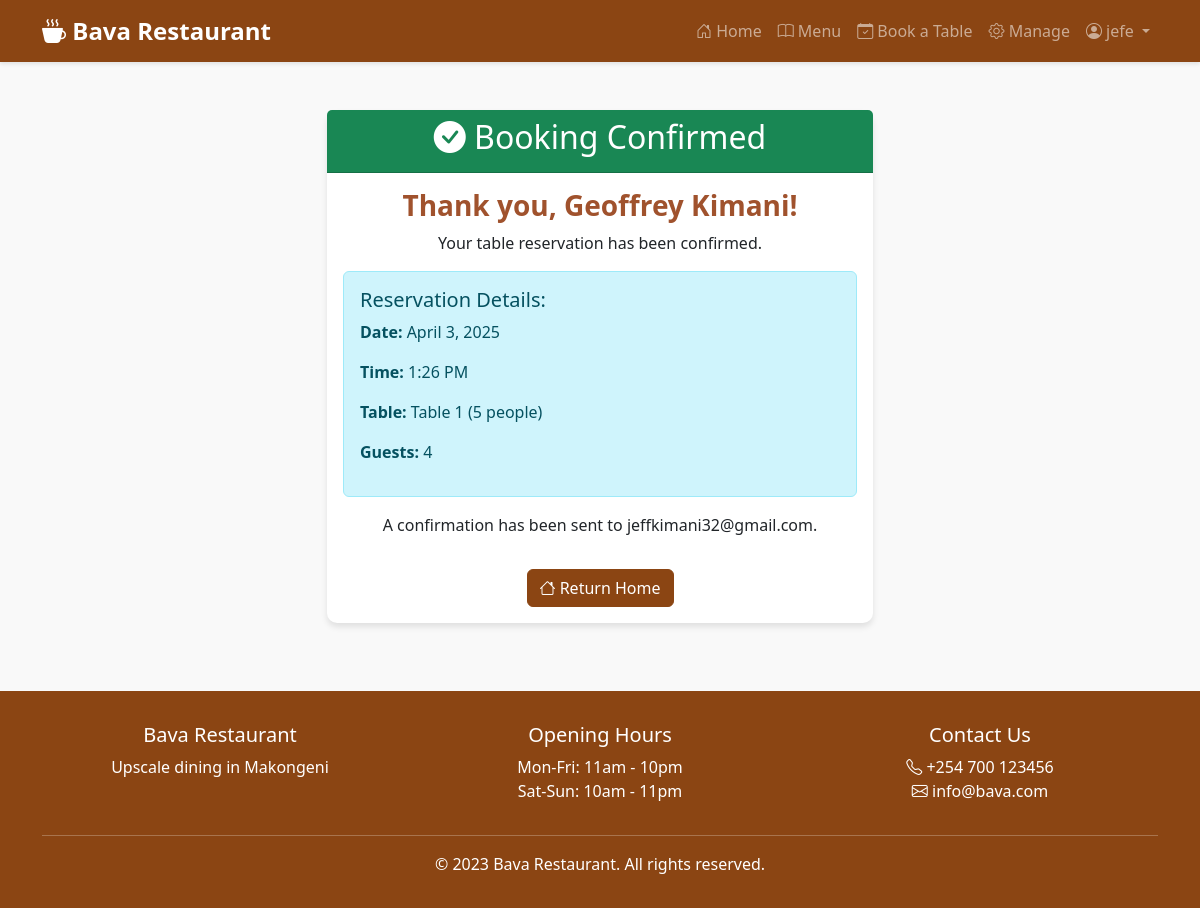
Before: /booking/success/1/ (signed in) with the older database file.
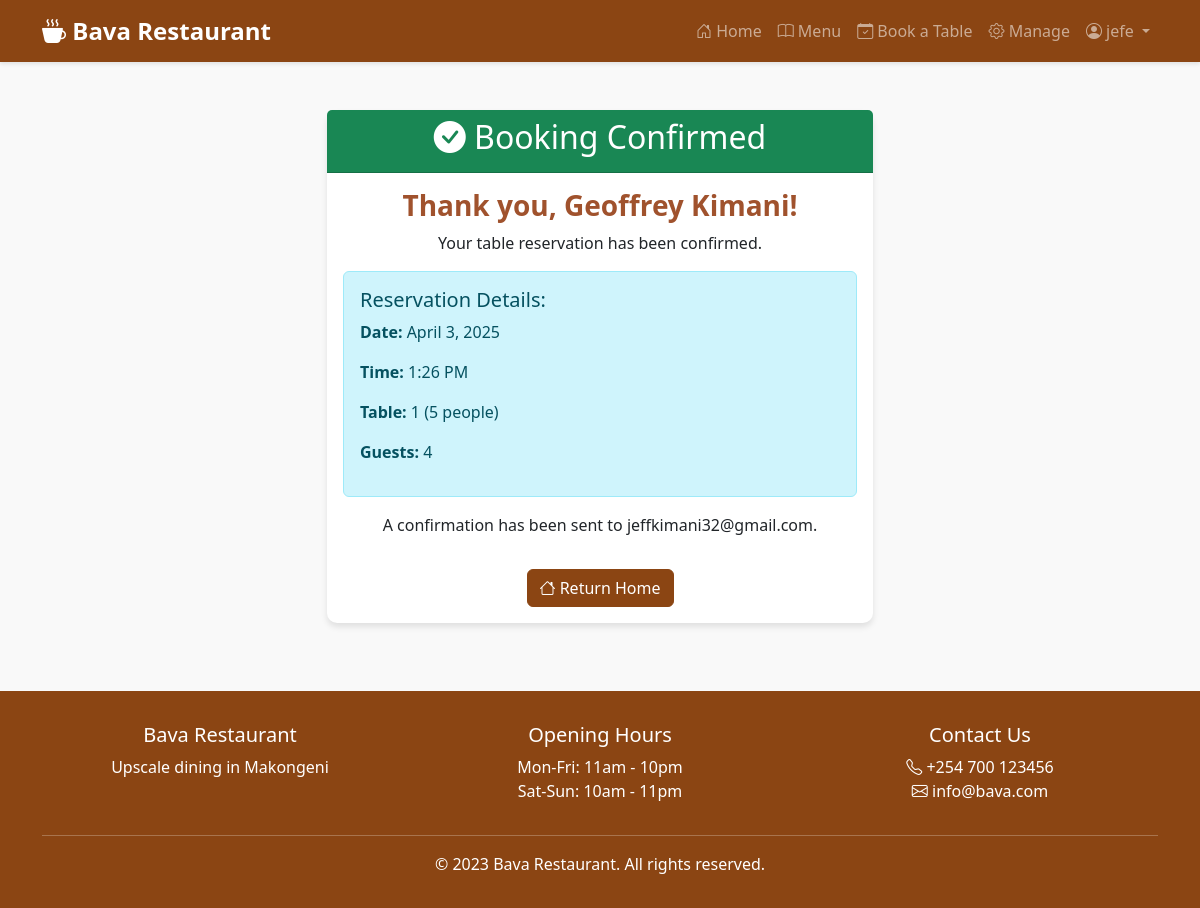
After: the same page with the newer database file.
### restaurant/models.py (models this page shows, shortened)
class Reservation(models.Model):
    PAYMENT_METHOD_CHOICES = [
        ('mpesa', 'Mpesa'),
        ('cash', 'Cash'),
    ]
    user = models.ForeignKey(User, on_delete=models.CASCADE, null=True, blank=True)
    customer_name = models.CharField(max_length=100)
    customer_email = models.EmailField()
    customer_phone = models.CharField(max_length=15)
    table = models.ForeignKey(Table, on_delete=models.CASCADE)
    reservation_date = models.DateField()
    reservation_time = models.TimeField()
    number_of_guests = models.PositiveIntegerField()
    special_requests = models.TextField(blank=True)
    created_at = models.DateTimeField(auto_now_add=True)
    is_confirmed = models.BooleanField(default=False)
    payment_method = models.CharField(
        max_length=10,
        choices=PAYMENT_METHOD_CHOICES,
        default='cash'
    )
    deposit_amount = models.DecimalField(max_digits=6, decimal_places=2, default=0)

class Table(models.Model):
    table_number = models.CharField(max_length=10, unique=True)
    capacity = models.PositiveIntegerField()
    is_available = models.BooleanField(default=True)

### restaurant/views.py (the view)
# urls.py: path('booking/success/<int:reservation_id>/', views.booking_success, name='booking_success'),
@login_required(login_url='login')
def booking_success(request, reservation_id):
    reservation = Reservation.objects.get(id=reservation_id)
    if reservation.user != request.user and not request.user.is_staff:
        messages.error(request, "You don't have permission to view this reservation.")
        return redirect('home')
    return render(request, 'booking_success.html', {'reservation': reservation})

### templates/booking_success.html (shortened to what this page needs)
{% extends 'base.html' %}
{% block content %}
<div class="row justify-content-center">
    <div class="col-md-6 text-center">
        <div class="card border-success">
            <div class="card-header bg-success text-white">
                <h2><i class="bi bi-check-circle-fill"></i> Booking Confirmed</h2>
            </div>
            <div class="card-body">
                <h3 class="card-title">Thank you, {{ reservation.customer_name }}!</h3>
                <p class="card-text">Your table reservation has been confirmed.</p>
                <div class="alert alert-info text-start">
                    <h5>Reservation Details:</h5>
                    <p><strong>Date:</strong> {{ reservation.reservation_date|date:"F j, Y" }}</p>
                    <p><strong>Time:</strong> {{ reservation.reservation_time|time:"g:i A" }}</p>
                    <p><strong>Table:</strong> {{ reservation.table.table_number }} ({{ reservation.table.capacity }} people)</p>
                    <p><strong>Guests:</strong> {{ reservation.number_of_guests }}</p>
                </div>
                <p>A confirmation has been sent to {{ reservation.customer_email }}.</p>
                <a href="{% url 'home' %}" class="btn btn-primary mt-3">
                    <i class="bi bi-house"></i> Return Home
                </a>
            </div>
        </div>
    </div>
</div>
{% endblock %}

Changed rows visible on the page:
changed through a linked row, Reservation "Geoffrey Kimani": table.table_number "Table 1" → "1"
